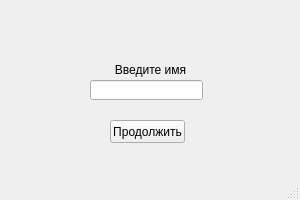
<?xml version="1.0" encoding="UTF-8"?>
<ui version="4.0">
 <class>MainWindow</class>
 <widget class="QMainWindow" name="MainWindow">
  <property name="geometry">
   <rect>
    <x>0</x>
    <y>0</y>
    <width>300</width>
    <height>200</height>
   </rect>
  </property>
  <property name="windowTitle">
   <string>MainWindow</string>
  </property>
  <widget class="QWidget" name="centralwidget">
   <widget class="QLineEdit" name="fieldName">
    <property name="geometry">
     <rect>
      <x>90</x>
      <y>80</y>
      <width>113</width>
      <height>20</height>
     </rect>
    </property>
    <property name="alignment">
     <set>Qt::AlignCenter</set>
    </property>
   </widget>
   <widget class="QLabel" name="labelEnterName">
    <property name="geometry">
     <rect>
      <x>10</x>
      <y>60</y>
      <width>281</width>
      <height>20</height>
     </rect>
    </property>
    <property name="styleSheet">
     <string notr="true"/>
    </property>
    <property name="text">
     <string>Введите имя</string>
    </property>
    <property name="scaledContents">
     <bool>false</bool>
    </property>
    <property name="alignment">
     <set>Qt::AlignCenter</set>
    </property>
   </widget>
   <widget class="QPushButton" name="pushButton">
    <property name="geometry">
     <rect>
      <x>110</x>
      <y>120</y>
      <width>75</width>
      <height>23</height>
     </rect>
    </property>
    <property name="styleSheet">
     <string notr="true"/>
    </property>
    <property name="text">
     <string>Продолжить</string>
    </property>
   </widget>
  </widget>
  <widget class="QMenuBar" name="menubar">
   <property name="geometry">
    <rect>
     <x>0</x>
     <y>0</y>
     <width>300</width>
     <height>21</height>
    </rect>
   </property>
  </widget>
  <widget class="QStatusBar" name="statusbar"/>
 </widget>
 <resources/>
 <connections/>
</ui>
